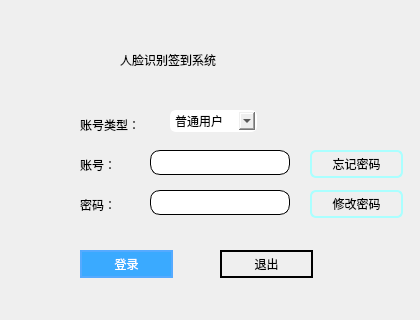
<?xml version="1.0" encoding="UTF-8"?>
<ui version="4.0">
 <class>initLog</class>
 <widget class="QWidget" name="initLog">
  <property name="geometry">
   <rect>
    <x>0</x>
    <y>0</y>
    <width>420</width>
    <height>320</height>
   </rect>
  </property>
  <property name="minimumSize">
   <size>
    <width>420</width>
    <height>320</height>
   </size>
  </property>
  <property name="maximumSize">
   <size>
    <width>420</width>
    <height>320</height>
   </size>
  </property>
  <property name="palette">
   <palette>
    <active>
     <colorrole role="Button">
      <brush brushstyle="SolidPattern">
       <color alpha="255">
        <red>170</red>
        <green>255</green>
        <blue>255</blue>
       </color>
      </brush>
     </colorrole>
     <colorrole role="Light">
      <brush brushstyle="SolidPattern">
       <color alpha="255">
        <red>0</red>
        <green>85</green>
        <blue>255</blue>
       </color>
      </brush>
     </colorrole>
    </active>
    <inactive>
     <colorrole role="Button">
      <brush brushstyle="SolidPattern">
       <color alpha="255">
        <red>170</red>
        <green>255</green>
        <blue>255</blue>
       </color>
      </brush>
     </colorrole>
     <colorrole role="Light">
      <brush brushstyle="SolidPattern">
       <color alpha="255">
        <red>0</red>
        <green>85</green>
        <blue>255</blue>
       </color>
      </brush>
     </colorrole>
    </inactive>
    <disabled>
     <colorrole role="Button">
      <brush brushstyle="SolidPattern">
       <color alpha="255">
        <red>170</red>
        <green>255</green>
        <blue>255</blue>
       </color>
      </brush>
     </colorrole>
     <colorrole role="Light">
      <brush brushstyle="SolidPattern">
       <color alpha="255">
        <red>0</red>
        <green>85</green>
        <blue>255</blue>
       </color>
      </brush>
     </colorrole>
    </disabled>
   </palette>
  </property>
  <property name="windowTitle">
   <string>initLog</string>
  </property>
  <widget class="QLabel" name="label_2">
   <property name="geometry">
    <rect>
     <x>80</x>
     <y>110</y>
     <width>70</width>
     <height>30</height>
    </rect>
   </property>
   <property name="text">
    <string>账号类型：</string>
   </property>
  </widget>
  <widget class="QComboBox" name="combSelect">
   <property name="geometry">
    <rect>
     <x>170</x>
     <y>110</y>
     <width>87</width>
     <height>22</height>
    </rect>
   </property>
   <property name="styleSheet">
    <string notr="true">border: 2px solid #ffffff;

border-radius:6px;
min-width:80px</string>
   </property>
   <item>
    <property name="text">
     <string>普通用户</string>
    </property>
   </item>
   <item>
    <property name="text">
     <string>管理员</string>
    </property>
   </item>
  </widget>
  <widget class="QLineEdit" name="linePassword">
   <property name="geometry">
    <rect>
     <x>150</x>
     <y>190</y>
     <width>140</width>
     <height>25</height>
    </rect>
   </property>
   <property name="styleSheet">
    <string notr="true">color:rgb(0,0,0);
border: 1px solid #000000;
background-color: rgb(255, 255, 255);
border-radius:10px;
</string>
   </property>
   <property name="echoMode">
    <enum>QLineEdit::Password</enum>
   </property>
  </widget>
  <widget class="QLabel" name="label_4">
   <property name="geometry">
    <rect>
     <x>80</x>
     <y>190</y>
     <width>70</width>
     <height>30</height>
    </rect>
   </property>
   <property name="text">
    <string>密码：</string>
   </property>
  </widget>
  <widget class="QLabel" name="label">
   <property name="geometry">
    <rect>
     <x>120</x>
     <y>40</y>
     <width>200</width>
     <height>40</height>
    </rect>
   </property>
   <property name="styleSheet">
    <string notr="true">QLabel
{

	font: 14pt &quot;宋体&quot;;
}
</string>
   </property>
   <property name="text">
    <string>人脸识别签到系统</string>
   </property>
  </widget>
  <widget class="QLabel" name="label_3">
   <property name="geometry">
    <rect>
     <x>80</x>
     <y>150</y>
     <width>70</width>
     <height>30</height>
    </rect>
   </property>
   <property name="text">
    <string>账号：</string>
   </property>
  </widget>
  <widget class="QLineEdit" name="lineUser">
   <property name="geometry">
    <rect>
     <x>150</x>
     <y>150</y>
     <width>140</width>
     <height>25</height>
    </rect>
   </property>
   <property name="styleSheet">
    <string notr="true">color:rgb(0,0,0);
border: 1px solid #000000;
background-color: rgb(255, 255, 255);
border-radius:10px;
</string>
   </property>
  </widget>
  <widget class="QPushButton" name="btnLog">
   <property name="geometry">
    <rect>
     <x>80</x>
     <y>250</y>
     <width>93</width>
     <height>28</height>
    </rect>
   </property>
   <property name="styleSheet">
    <string notr="true">QPushButton {
		color:rgb(255, 255, 255);
		border: 2px solid #55aaff;
		border-radius:15px;
		background-color:rgb(58, 170, 255);
		min-width:80px
}
QPushButton:hover{ 
background-color: rgb(0, 52, 150);
border:2px solid #55aaff;
border-radius:15px;
}
QPushButton:pressed{
color:rgb(0, 0, 0);
background-color: rgb(58, 170, 255);
border:2px solid #55aaff;
border-radius:15px;
}
</string>
   </property>
   <property name="text">
    <string>登录</string>
   </property>
  </widget>
  <widget class="QPushButton" name="btnOut">
   <property name="geometry">
    <rect>
     <x>220</x>
     <y>250</y>
     <width>93</width>
     <height>28</height>
    </rect>
   </property>
   <property name="styleSheet">
    <string notr="true">QPushButton {
		color:rgb(0,0,0);
		border: 2px solid #000000;
		border-radius:15px;
		min-width:80px
}QPushButton:hover{ 
color:rgb(255, 255, 255);
background-color: rgb(200, 200, 200);
border:2px solid  #b0b0b0;
border-radius:15px;
}
QPushButton:pressed{
color:rgb(0, 0, 0);
background-color: rgb(255, 255, 255);
border:2px solid  #b0b0b0;
border-radius:15px;
}</string>
   </property>
   <property name="text">
    <string>退出</string>
   </property>
  </widget>
  <widget class="QPushButton" name="btnForget">
   <property name="geometry">
    <rect>
     <x>310</x>
     <y>150</y>
     <width>93</width>
     <height>28</height>
    </rect>
   </property>
   <property name="styleSheet">
    <string notr="true">QPushButton {
		border: 2px solid #aaffff;
	
		border-radius:6px;		
		min-width:80px
}
QPushButton:hover{ 
color:rgb(255, 255, 255);
background-color: rgb(200, 200, 200);
border:2px solid  #aaffff;
border-radius:15px;
}
QPushButton:pressed{
color:rgb(0, 0, 0);
background-color: rgb(255, 255, 255);
border:2px solid  #aaffff;
border-radius:15px;
}</string>
   </property>
   <property name="text">
    <string>忘记密码</string>
   </property>
  </widget>
  <widget class="QPushButton" name="btnAlter">
   <property name="geometry">
    <rect>
     <x>310</x>
     <y>190</y>
     <width>93</width>
     <height>28</height>
    </rect>
   </property>
   <property name="styleSheet">
    <string notr="true">QPushButton {
		border: 2px solid #aaffff;
	
		border-radius:6px;		
		min-width:80px
}
QPushButton:hover{ 
color:rgb(255, 255, 255);
background-color: rgb(200, 200, 200);
border:2px solid  #aaffff;
border-radius:15px;
}
QPushButton:pressed{
color:rgb(0, 0, 0);
background-color: rgb(255, 255, 255);
border:2px solid  #aaffff;
border-radius:15px;
}</string>
   </property>
   <property name="text">
    <string>修改密码</string>
   </property>
  </widget>
 </widget>
 <resources/>
 <connections/>
</ui>
